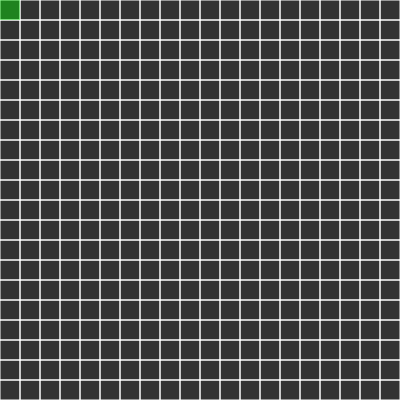
Frame 1 (no input)
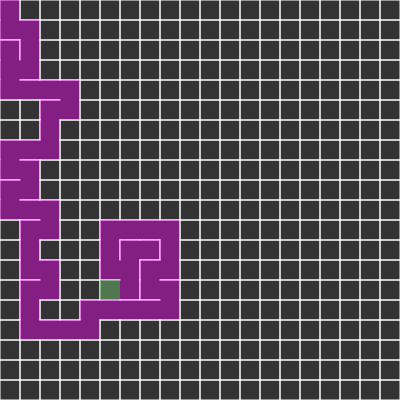
Frame 60 (no input)
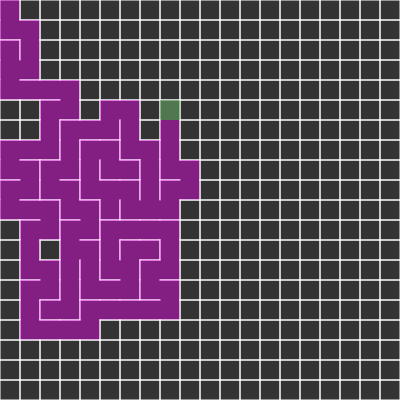
Frame 120 (the mouse pressed at the canvas centre since frame 60)

The p5.js sketch that drew these frames (run headless with seeded random() and noise() and a simulated clock; from frame 60 on, the mouse is pressed at the canvas centre):

// p5.js sketch
// ── sketch.js
var canvasWidth = canvasHeight = 400;
var cellWidth = cellHeight = 20;
var cols, rows;
var cells = [];
var current;
var stack = [];

function setup() {
	createCanvas(canvasWidth,canvasHeight)
	cols = canvasWidth/cellWidth;
	rows = canvasHeight/cellHeight;
	frameRate(20);
	for (var y = 0; y < rows; y++) {
		for (var x = 0; x < cols; x++) {
			var cell = new Cell(x,y);		
			cells.push(cell);
		}
	}
	current = cells[0];
}

function draw() {
	background(51);
	for (var i = 0; i < cells.length; i++) {
		cells[i].show();
	}
	current.visited = true;
	current.highlight();
	var next = current.checkNeighbors();
	if(next) {
		next.visited = true;
		stack.push(current);
		removeWalls(current,next);
		current = next;
	} else if (stack.length > 0) {
		current = stack.pop();
	}
}

function index(x,y) {
	if(x < 0 || y < 0 || x > cols - 1 || y > rows - 1) {
		return -1;
	}
	return x + y * cols;
}


function removeWalls(a,b) {
	var x = a.x - b.x;
	var y = a.y - b.y;
	if (x === 1){
		// a to the right of b
		a.walls[3] = false;
		b.walls[1] = false;
	} else if (x === -1) {
		// a to the left of b
		a.walls[1] = false;
		b.walls[3] = false;
	}
	if (y === 1){
		// a under b
		a.walls[0] = false;
		b.walls[2] = false;
	} else if (y === -1) {
		// a on top of b
		a.walls[2] = false;
		b.walls[0] = false;
	}

}
// ── cell.js
function Cell(x,y) {
	this.x = x;
	this.y = y;
	this.walls = [true,true,true,true];
	this.visited = false;
}

Cell.prototype.show = function() {
	var xpos = this.x * cellWidth;
	var ypos = this.y * cellHeight;
	stroke(255);
	// top line
	if(this.walls[0]) line(xpos,ypos,xpos+cellWidth,ypos);
	// right line
	if(this.walls[1]) line(xpos+cellWidth,ypos,xpos+cellWidth,ypos+cellWidth);
	// bottom line
	if(this.walls[2]) line(xpos+cellWidth,ypos+cellWidth,xpos,ypos+cellWidth);
	// left line
	if(this.walls[3]) line(xpos,ypos+cellWidth,xpos,ypos);


	if(this.visited) {
		noStroke();
		fill(255,0,255,100);
		rect(xpos,ypos,cellWidth,cellHeight);
	}
};

Cell.prototype.checkNeighbors = function() {
	var neighbors = [];
	var top    = cells[index(this.x,this.y-1)];
	var right  = cells[index(this.x+1,this.y)];
	var bottom = cells[index(this.x,this.y+1)];
	var left   = cells[index(this.x-1,this.y)];

	if(top && !top.visited) neighbors.push(top);
	if(right && !right.visited) neighbors.push(right);
	if(bottom && !bottom.visited) neighbors.push(bottom);
	if(left && !left.visited) neighbors.push(left);

	if(neighbors.length > 0) {
		var r = floor(random(0,neighbors.length))
		return neighbors[r];
	}
	return undefined;
};

Cell.prototype.highlight = function() {
	var xpos = this.x * cellWidth;
	var ypos = this.y * cellHeight;
	if(this.visited) {
		noStroke();
		fill(0,255,0,100);
		rect(xpos,ypos,cellWidth,cellHeight);
	}
};
